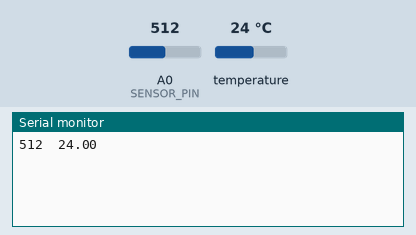
Bench run of a sketch on a simulated Arduino Uno, built with avr-gcc and run on an emulated ATmega328P. Shown: the last lines printed to the serial monitor. Inputs (shaded band) come from the test bench; at power-on: temperature 24 °C, A0 (SENSOR_PIN) = 512.

Above: at 1.5 s.
1.6 s: temperature set to 12 °C
At 2.2 s:
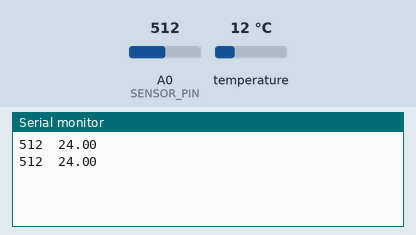
3.1 s: A0 (SENSOR_PIN) set to 716
At 3.7 s:
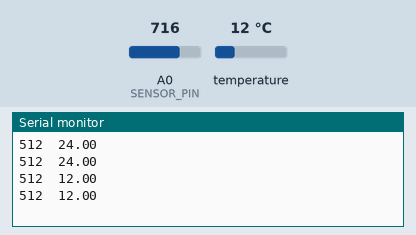
4.6 s: temperature set to 19 °C
At 5.2 s:
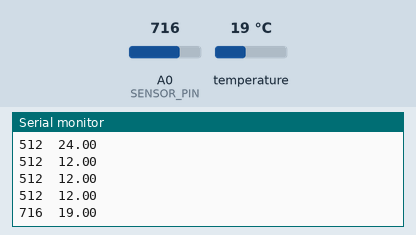
6.1 s: A0 (SENSOR_PIN) set to 900
At 6.5 s:
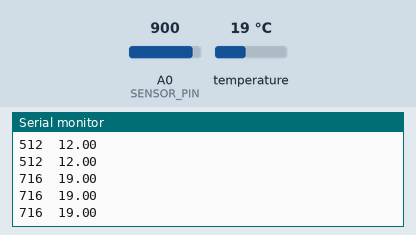
Timing chart, 0 to 8.6 s (numbered marks = the images above; inputs shaded):
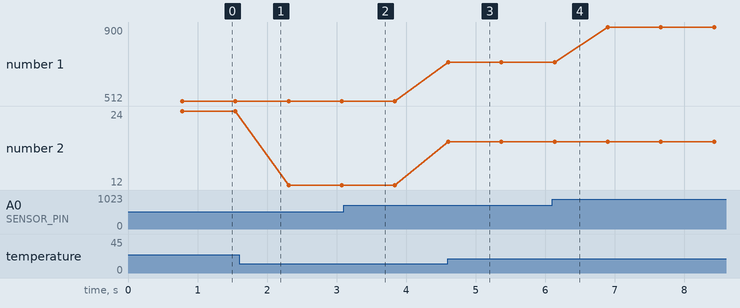

The sketch:

sketch-05-thermometer-double.ino
```cpp
#include <OneWire.h>
#include <DallasTemperature.h>

#define DALLAS_SENSOR_PIN 4
#define SENSOR_PIN A0

OneWire oneWire (DALLAS_SENSOR_PIN);
DallasTemperature sensors (&oneWire);

void setup() {
  // put your setup code here, to run once:
  analogReference(INTERNAL);
  Serial.begin (9600);
  sensors.begin ();
}

void loop() {
  // put your main code here, to run repeatedly:
  int v = analogRead (SENSOR_PIN);
  sensors.requestTemperatures ();
  float t = sensors.getTempCByIndex (0);
  Serial.print (v);
  Serial.print ('\t');
  Serial.println (t);
}
```

Measured:
- after the input at 4.6 s, the serial monitor: prints a new line at once (image 3)
- plotted number 1: 716 → 900 after the input at 6.1 s
- plotted number 2: 24 → 12 after the input at 1.6 s, 12 → 19 after the input at 4.6 s
